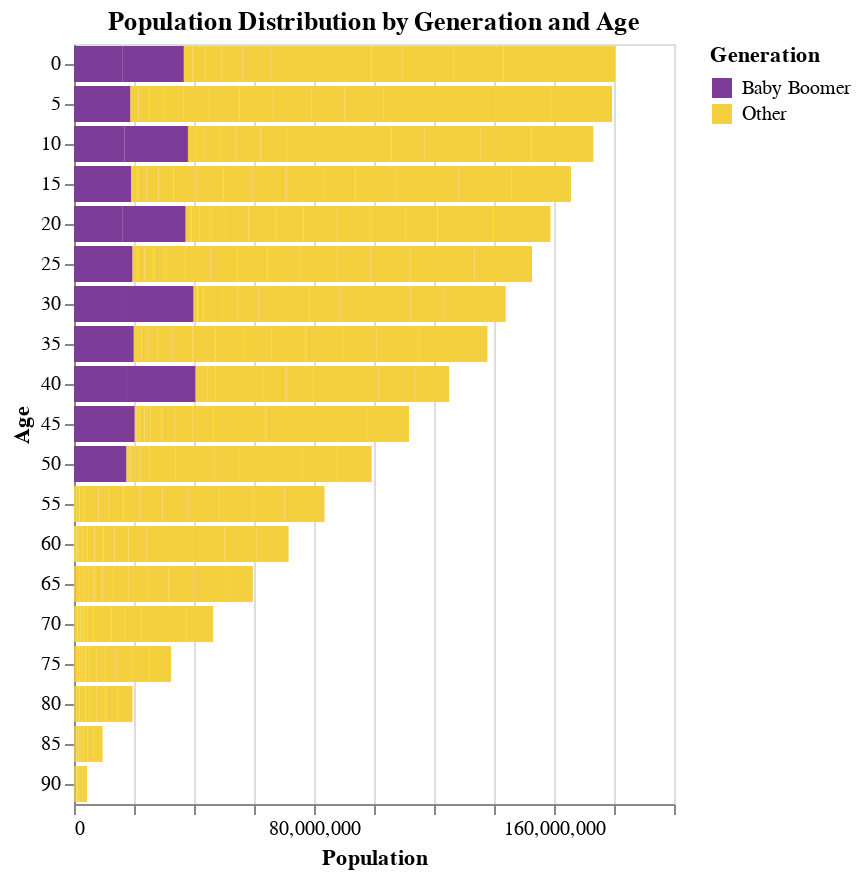

The notebook cell saved with this chart:
### Markdown cell above
##### **Q3 (10 points)** - Show the Population Change Over Time with a Slider

Now, we have a snapshot of 2 different years next to each other, but what about creating a crude animation by controlling the the year displayed with a slider?

Create a slider using [this example](https://altair-viz.github.io/gallery/us_population_over_time.html) to help guide you.  Our plot will look similar, except we have not split our bar chart up by `sex` yet. Name the slider 'Select Year:' (this in controlled in `binding_range`, and not in the `selection_single` parameters).  

Encode membership of the Baby Boomer generation with color using "#7D3C98" (purple) for the boomers "#F4D03F" (gold) for other.

Start the slider at 1900.

### Code cell
# your code here
slider = alt.binding_range(min=1900, max=2025, step=1, name='Select Year:')
selection = alt.selection_single(fields=['year'], bind=slider)
chart = alt.Chart(df_pop).mark_bar().encode(
    x=alt.X('sum(people):Q', title='Population'),
    y=alt.Y('age:O', title='Age'),
    color=alt.Color('Generation:N', scale=alt.Scale(domain=['Baby Boomer', 'Other'], range=['#7D3C98', '#F4D03F']), legend=alt.Legend(title='Generation')),
    tooltip=['year', 'Generation', 'sum(people)']
).add_selection(
    selection
).transform_filter(
    selection
).properties(
    title='Population Distribution by Generation and Age'
)

chart.show()

### Figure 1 — Vega-Lite specification as saved in the notebook (floating-point values rounded to 4 significant figures; data arrays with more than 128 entries replaced by an {"elided": "..."} marker saying what was removed)
{"config": {"view": {"continuousWidth": 300, "continuousHeight": 300}}, "data": {"name": "data-d08f1ff8b6aecb91d1680e71375fa3fc"}, "mark": {"type": "bar"}, "encoding": {"color": {"field": "Generation", "legend": {"title": "Generation"}, "scale": {"domain": ["Baby Boomer", "Other"], "range": ["#7D3C98", "#F4D03F"]}, "type": "nominal"}, "tooltip": [{"field": "year", "type": "quantitative"}, {"field": "Generation", "type": "nominal"}, {"aggregate": "sum", "field": "people", "type": "quantitative"}], "x": {"aggregate": "sum", "field": "people", "title": "Population", "type": "quantitative"}, "y": {"field": "age", "title": "Age", "type": "ordinal"}}, "params": [{"name": "param_2", "select": {"type": "point", "fields": ["year"]}, "bind": {"input": "range", "max": 2025, "min": 1900, "name": "Select Year:", "step": 1}}], "title": "Population Distribution by Generation and Age", "transform": [{"filter": {"param": "param_2"}}], "$schema": "https://vega.github.io/schema/vega-lite/v5.20.1.json", "datasets": {"data-d08f1ff8b6aecb91d1680e71375fa3fc": {"elided": "570 records"}}}
